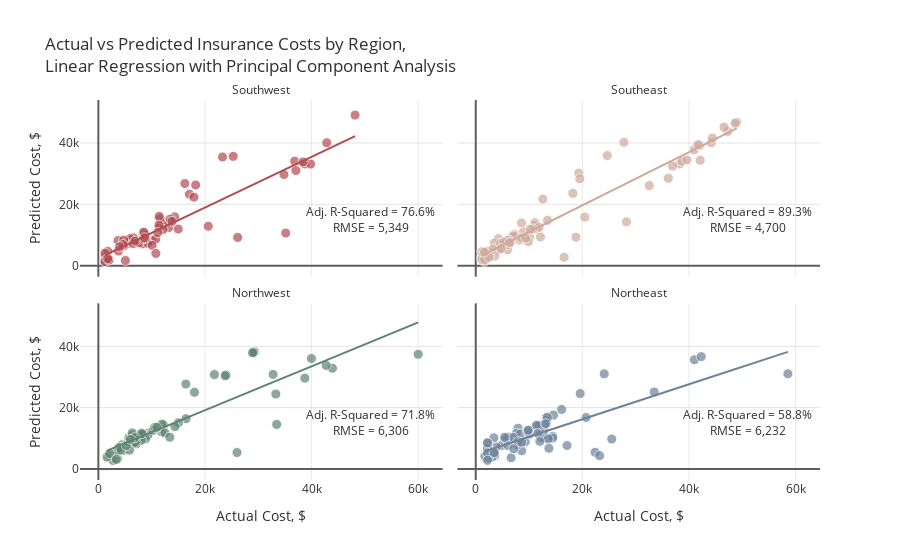

This figure's notebook cell:
### Markdown cell above
# <div style="color:white;display:fill;border-radius:5px;background-color:#84A3C3;overflow:hidden"><p style="padding:20px;color:white;overflow:hidden;font-size:100%;margin:0"><b>5 |</b> Linear Regression with PCA Dimensionality Reduction</p></div>
With the addition of polynomial features, the number of variables in the dataset increases from 5 to 20. Due to the effects of multicollinearity, I will use Principal Component Analysis (PCA) to reduce the correlation between the features in the linear regression models. Principal Component Analysis is a technique that reduces the dimensionality of a data set by transforming variables that are potentially correlated into linearly uncorrelated principal components.

### Code cell
# Dataframe to save results
models=["Linear Regression", "KNN", "SVM", "Gradient Boosting"]
mod_res=pd.DataFrame(columns=["Average RMSE", "Avg. Adjusted R2"], index=models)
regions = ins.region.unique()
s = StandardScaler()

actuals=[]
preds=[]
rmses=[]
r2_scores=[]
adj_r2_scores=[]

for i in regions:
    
    # Filter data by region
    print("\nRegion: {}\n".format(i))
    ins_df = ins[ins.region==i]
    X=ins_df.drop(['charges', 'region'], axis=1)
    y=ins_df.charges
    
    # Add polynomial features
    pf = PolynomialFeatures(degree=2, include_bias=False)
    X_pf = pd.DataFrame(data=pf.fit_transform(X), columns=pf.get_feature_names(X.columns))
    
    # Create training and test sets
    X_train, X_test, y_train, y_test = train_test_split(X_pf, y, test_size=0.2, random_state=1)
    
    # Scale features
    X_train_scaled = s.fit_transform(X_train)
    X_test_scaled = s.transform(X_test)
    
    # PCA
    pca = PCA(.95)
    X_train_pca=pca.fit_transform(X_train_scaled)
    X_test_pca=pca.transform(X_test_scaled)
    print("Number of Principal Components = {}".format(pca.n_components_))
    print("Train Shape:{} {}  Test Shape:{} {}".format(X_train_pca.shape, y_train.shape, X_test_pca.shape, y_test.shape))
    
    # Linear Regression
    lr = LinearRegression().fit(X_train_pca, y_train)
    y_pred=lr.predict(X_test_pca)
    rmse=np.sqrt(mean_squared_error(y_test, y_pred)).round(2)
    r2=r2_score(y_test, y_pred)
    adj_r2 = 1 - (1-r2)*(len(y_test)-1)/(len(y_test)-X_test_pca.shape[1]-1)
    
    actuals.append(pd.Series(y_test, name='actuals').reset_index())
    preds.append(pd.Series(y_pred, name='preds').reset_index(drop=True))
    rmses.append(rmse)
    r2_scores.append(r2)
    adj_r2_scores.append(adj_r2)
    
    print("Test Error (RMSE) = {:,}".format(rmse))
    print("R-Squared = {:.2f}%, Adjusted R-Squared = {:.2f}%".format(r2*100, adj_r2*100))
    if i != 'Northeast':
        print("__________________________")

# Plot results
for i in range(0,4):
    actuals[i].loc[:,'index']=regions[i]
actual = pd.concat([actuals[i] for i in range(4)], axis = 0)
pred = pd.concat([preds[i] for i in range(4)], axis = 0)
df = pd.concat([actual, pred], axis=1).reset_index(drop=True)
col = ["#B14B51", '#D0A99C', '#5D8370','#6C839B']
fig = px.scatter(df, x="actuals", y="preds", color="index", trendline="ols", height=700,
                 title="Actual vs Predicted Insurance Costs by Region,<br>Linear Regression with Principal Component Analysis",
                 color_discrete_sequence=col, opacity=0.7, facet_col='index', facet_col_wrap=2)

fig.for_each_annotation(lambda a: a.update(text=a.text.split("=")[-1]))
fig.add_annotation(text="Adj. R-Squared = {:.1f}%<br>RMSE = {:,.0f}".format(adj_r2_scores[0]*100,rmses[0]),
                   x=51e3,y=15e3, row=2,col=1, showarrow=False)
fig.add_annotation(text="Adj. R-Squared = {:.1f}%<br>RMSE = {:,.0f}".format(adj_r2_scores[1]*100,rmses[1]),
                   x=51e3,y=15e3, row=2,col=2, showarrow=False)
fig.add_annotation(text="Adj. R-Squared = {:.1f}%<br>RMSE = {:,.0f}".format(adj_r2_scores[2]*100,rmses[2]),
                   x=51e3,y=15e3, row=1,col=1, showarrow=False)
fig.add_annotation(text="Adj. R-Squared = {:.1f}%<br>RMSE = {:,.0f}".format(adj_r2_scores[3]*100,rmses[3]),
                   x=51e3,y=15e3, row=1,col=2, showarrow=False)

fig.update_traces(hovertemplate="Actual Cost: %{x:$,.2f}<br>Predicted Cost: %{y:$,.2f}",
                  marker=dict(size=10, line=dict(width=1,color="#F7F7F7")),
                  selector=dict(mode="markers"), showlegend=False)
fig.update_xaxes(title="Actual Cost, $", row=1)
fig.update_xaxes(showgrid=True, gridwidth=1, gridcolor='#EAEAEA',
                 zeroline=True, zerolinewidth=2, zerolinecolor='#5E5E5E')
fig.update_yaxes(title="Predicted Cost, $", col=1)
fig.update_yaxes(showgrid=True, gridwidth=1, gridcolor='#E3E3E3',
                 zeroline=True, zerolinewidth=2, zerolinecolor='#5E5E5E')
fig.update_layout(font_color="#303030", paper_bgcolor="white", plot_bgcolor="white")
fig.show()

### Figure 1 — Plotly figure (JSON) as saved in the notebook; plotly's stock layout.template omitted (floating-point values rounded to 4 significant figures)
{"data": [{"hovertemplate": "Actual Cost: %{x:$,.2f}<br>Predicted Cost: %{y:$,.2f}", "legendgroup": "Southwest", "marker": {"color": "#B14B51", "opacity": 0.7, "symbol": "circle", "line": {"color": "#F7F7F7", "width": 1}, "size": 10}, "mode": "markers", "name": "Southwest", "orientation": "v", "showlegend": false, "x": [3761.0, 11670.0, 6312.0, 14320.0, 11550.0, 5080.0, 8269.0, 3693.0, 36840.0, 13220.0, 23310.0, 35160.0, 12350.0, 10070.0, 5488.0, 38711, 7197.0, 6572.0, 5980.0, 34830.0, 6600.0, 39840.0, 1256.0, 1242.0, 4762.0, 9265.0, 13470.0, 1759.0, 1242.0, 48170.0, 16230.0, 25310.0, 10790.0, 4751.0, 8557.0, 42860.0, 8278.0, 11580.0, 7624.0, 12150.0, 20630.0, 4647.0, 26140.0, 2008.0, 8444.0, 17080.0, 13820.0, 8825.0, 37080.0, 10100.0, 11410.0, 14990.0, 11360.0, 6876.0, 10800.0, 18260.0, 1262.0, 17940.0, 11150.0, 38420.0, 8522.0, 8703.0, 3988.0, 1965.0, 1743.0], "xaxis": "x3", "y": [4749.0, 13330.0, 7583.0, 15920.0, 12520.0, 1687.0, 7105.0, 8204.0, 34080.0, 12450.0, 35440.0, 10630.0, 13940.0, 8197.0, 7163.0, 33190.0, 8343.0, 9079.0, 8811.0, 29720.0, 7232.0, 33130.0, 3290.0, 1410.0, 8344.0, 7285.0, 15180.0, 4676.0, 1323.0, 49110.0, 26790.0, 35640.0, 8684.0, 6399.0, 10970.0, 40100.0, 8584.0, 15370.0, 7492.0, 11790.0, 12860.0, 6900.0, 9193.0, 2091.0, 8762.0, 23290.0, 14450.0, 9915.0, 31030.0, 6624.0, 16090.0, 11940.0, 13190.0, 8020.0, 3993.0, 26320.0, 4100.0, 22340.0, 10800.0, 33840.0, 10790.0, 9097.0, 6162.0, 1808.0, 2304.0], "yaxis": "y3", "type": "scatter"}, {"hovertemplate": "<b>OLS trendline</b><br>preds = 0.826689 * actuals + 2433.4<br>R<sup>2</sup>=0.792960<br><br>index=Southwest<br>actuals=%{x}<br>preds=%{y} <b>(trend)</b><extra></extra>", "legendgroup": "Southwest", "marker": {"color": "#B14B51", "symbol": "circle"}, "mode": "lines", "name": "Southwest", "showlegend": false, "x": [1242.0, 1242.0, 1256.0, 1262.0, 1743.0, 1759.0, 1965.0, 2008.0, 3693.0, 3761.0, 3988.0, 4647.0, 4751.0, 4762.0, 5080.0, 5488.0, 5980.0, 6312.0, 6572.0, 6600.0, 6876.0, 7197.0, 7624.0, 8269.0, 8278.0, 8444.0, 8522.0, 8557.0, 8703.0, 8825.0, 9265.0, 10070.0, 10100.0, 10790.0, 10800.0, 11150.0, 11360.0, 11410.0, 11550.0, 11580.0, 11670.0, 12150.0, 12350.0, 13220.0, 13470.0, 13820.0, 14320.0, 14990.0, 16230.0, 17080.0, 17940.0, 18260.0, 20630.0, 23310.0, 25310.0, 26140.0, 34830.0, 35160.0, 36840.0, 37080.0, 38420.0, 38711, 39840.0, 42860.0, 48170.0], "xaxis": "x3", "y": [3460.0, 3460.0, 3472.0, 3477.0, 3874.0, 3888.0, 4058.0, 4093.0, 5487.0, 5543.0, 5730.0, 6275.0, 6361.0, 6370.0, 6633.0, 6970.0, 7377.0, 7651.0, 7866.0, 7890.0, 8118.0, 8383.0, 8736.0, 9269.0, 9276.0, 9414.0, 9478.0, 9507.0, 9628.0, 9729.0, 10090.0, 10750.0, 10780.0, 11350.0, 11360.0, 11650.0, 11830.0, 11870.0, 11980.0, 12000.0, 12080.0, 12480.0, 12640.0, 13370.0, 13570.0, 13860.0, 14270.0, 14820.0, 15850.0, 16550.0, 17270.0, 17530.0, 19490.0, 21700.0, 23360.0, 24040.0, 31230.0, 31500.0, 32890.0, 33090.0, 34190.0, 34440.0, 35370.0, 37860.0, 42260.0], "yaxis": "y3", "type": "scatter"}, {"hovertemplate": "Actual Cost: %{x:$,.2f}<br>Predicted Cost: %{y:$,.2f}", "legendgroup": "Southeast", "marker": {"color": "#D0A99C", "opacity": 0.7, "symbol": "circle", "line": {"color": "#F7F7F7", "width": 1}, "size": 10}, "mode": "markers", "name": "Southeast", "orientation": "v", "showlegend": false, "x": [44200.0, 6781.0, 5478.0, 32550.0, 1816.0, 11090.0, 11090.0, 13470.0, 47270.0, 10110.0, 38280.0, 19350.0, 1616.0, 40970.0, 1824.0, 7244.0, 36950.0, 42000.0, 6184.0, 20460.0, 7153.0, 2219.0, 8233.0, 4266.0, 19520.0, 27810.0, 16590.0, 5967.0, 4505.0, 3501.0, 4340.0, 5974.0, 3227.0, 11360.0, 12590.0, 6314.0, 5920.0, 12140.0, 3562.0, 4673.0, 46600.0, 2566.0, 41680.0, 8978.0, 48970.0, 24670.0, 8597.0, 38710.0, 1136.0, 18810.0, 1982.0, 1132.0, 6500.0, 1147.0, 8548.0, 39610.0, 11880.0, 48680.0, 44400.0, 18220.0, 28290.0, 9855.0, 10700.0, 5245.0, 1665.0, 2465.0, 9378.0, 10230.0, 36120.0, 4780.0, 6338.0, 42110.0, 1634.0], "xaxis": "x4", "y": [40100.0, 9501.0, 6655.0, 26110.0, 2083.0, 14030.0, 13350.0, 14780.0, 43790.0, 9337.0, 33170.0, 30190.0, 1396.0, 37760.0, 3428.0, 10180.0, 32460.0, 39180.0, 8410.0, 15840.0, 9674.0, 4735.0, 8339.0, 8813.0, 28320.0, 40240.0, 2725.0, 5203.0, 6267.0, 7373.0, 5204.0, 6838.0, 5344.0, 11930.0, 21700.0, 8256.0, 8220.0, 9354.0, 3181.0, 7295.0, 45170.0, 3363.0, 39450.0, 11060.0, 46790.0, 35900.0, 13930.0, 34070.0, 2796.0, 9269.0, 3481.0, 2024.0, 7521.0, 4557.0, 9034.0, 34470.0, 12500.0, 46440.0, 41590.0, 23570.0, 14290.0, 7841.0, 11970.0, 7573.0, 1985.0, 2698.0, 9008.0, 11860.0, 28520.0, 5586.0, 7527.0, 34390.0, 4421.0], "yaxis": "y4", "type": "scatter"}, {"hovertemplate": "<b>OLS trendline</b><br>preds = 0.866193 * actuals + 2334.73<br>R<sup>2</sup>=0.905011<br><br>index=Southeast<br>actuals=%{x}<br>preds=%{y} <b>(trend)</b><extra></extra>", "legendgroup": "Southeast", "marker": {"color": "#D0A99C", "symbol": "circle"}, "mode": "lines", "name": "Southeast", "showlegend": false, "x": [1132.0, 1136.0, 1147.0, 1616.0, 1634.0, 1665.0, 1816.0, 1824.0, 1982.0, 2219.0, 2465.0, 2566.0, 3227.0, 3501.0, 3562.0, 4266.0, 4340.0, 4505.0, 4673.0, 4780.0, 5245.0, 5478.0, 5920.0, 5967.0, 5974.0, 6184.0, 6314.0, 6338.0, 6500.0, 6781.0, 7153.0, 7244.0, 8233.0, 8548.0, 8597.0, 8978.0, 9378.0, 9855.0, 10110.0, 10230.0, 10700.0, 11090.0, 11090.0, 11360.0, 11880.0, 12140.0, 12590.0, 13470.0, 16590.0, 18220.0, 18810.0, 19350.0, 19520.0, 20460.0, 24670.0, 27810.0, 28290.0, 32550.0, 36120.0, 36950.0, 38280.0, 38710.0, 39610.0, 40970.0, 41680.0, 42000.0, 42110.0, 44200.0, 44400.0, 46600.0, 47270.0, 48680.0, 48970.0], "xaxis": "x4", "y": [3315.0, 3319.0, 3328.0, 3734.0, 3750.0, 3777.0, 3908.0, 3915.0, 4051.0, 4257.0, 4470.0, 4558.0, 5130.0, 5367.0, 5420.0, 6030.0, 6094.0, 6237.0, 6383.0, 6475.0, 6878.0, 7080.0, 7463.0, 7503.0, 7510.0, 7692.0, 7804.0, 7825.0, 7965.0, 8209.0, 8530.0, 8609.0, 9466.0, 9739.0, 9781.0, 10110.0, 10460.0, 10870.0, 11090.0, 11190.0, 11610.0, 11940.0, 11940.0, 12180.0, 12630.0, 12850.0, 13240.0, 14000.0, 16700.0, 18120.0, 18620.0, 19100.0, 19240.0, 20060.0, 23700.0, 26420.0, 26840.0, 30530.0, 33630.0, 34340.0, 35490.0, 35860.0, 36650.0, 37830.0, 38430.0, 38710.0, 38810.0, 40620.0, 40790.0, 42700.0, 43280.0, 44500.0, 44750.0], "yaxis": "y4", "type": "scatter"}, {"hovertemplate": "Actual Cost: %{x:$,.2f}<br>Predicted Cost: %{y:$,.2f}", "legendgroup": "Northwest", "marker": {"color": "#5D8370", "opacity": 0.7, "symbol": "circle", "line": {"color": "#F7F7F7", "width": 1}, "size": 10}, "mode": "markers", "name": "Northwest", "orientation": "v", "showlegend": false, "x": [9174.0, 4433.0, 21770.0, 7732.0, 33470.0, 4618.0, 3594.0, 12240.0, 6204.0, 11840.0, 4467.0, 8163.0, 6394.0, 1906.0, 23970.0, 2775.0, 3538.0, 32790.0, 6112.0, 9302.0, 11950.0, 6389.0, 23810.0, 10260.0, 4244.0, 16460.0, 8413.0, 26020.0, 60020.0, 3580.0, 12480.0, 5856.0, 7154.0, 1636.0, 6987.0, 43920.0, 15020.0, 29330.0, 5630.0, 8827.0, 8060.0, 5729.0, 14380.0, 29140.0, 38750.0, 3877.0, 42760.0, 6374.0, 28950.0, 16420.0, 10600.0, 18030.0, 39980.0, 6941.0, 4240.0, 6361.0, 8116.0, 6797.0, 2137.0, 33310.0, 13420.0, 10980.0, 3353.0, 5261.0, 5990.0], "xaxis": "x", "y": [11660.0, 7887.0, 30780.0, 10690.0, 14530.0, 5954.0, 3359.0, 14340.0, 8680.0, 12150.0, 6947.0, 11770.0, 9061.0, 4480.0, 30650.0, 2758.0, 5982.0, 30830.0, 8838.0, 10920.0, 14640.0, 8218.0, 30410.0, 12590.0, 6877.0, 16390.0, 11310.0, 5367.0, 37390.0, 5602.0, 11770.0, 6135.0, 8184.0, 3860.0, 10620.0, 32860.0, 15060.0, 38210.0, 8838.0, 9857.0, 9343.0, 10130.0, 13800.0, 38090.0, 29620.0, 7005.0, 33780.0, 10980.0, 37880.0, 27690.0, 13580.0, 25000.0, 36010.0, 8666.0, 6200.0, 11760.0, 11520.0, 10210.0, 4981.0, 24440.0, 10340.0, 13600.0, 3104.0, 7627.0, 9645.0], "yaxis": "y", "type": "scatter"}, {"hovertemplate": "<b>OLS trendline</b><br>preds = 0.716568 * actuals + 4799.83<br>R<sup>2</sup>=0.751236<br><br>index=Northwest<br>actuals=%{x}<br>preds=%{y} <b>(trend)</b><extra></extra>", "legendgroup": "Northwest", "marker": {"color": "#5D8370", "symbol": "circle"}, "mode": "lines", "name": "Northwest", "showlegend": false, "x": [1636.0, 1906.0, 2137.0, 2775.0, 3353.0, 3538.0, 3580.0, 3594.0, 3877.0, 4240.0, 4244.0, 4433.0, 4467.0, 4618.0, 5261.0, 5630.0, 5729.0, 5856.0, 5990.0, 6112.0, 6204.0, 6361.0, 6374.0, 6389.0, 6394.0, 6797.0, 6941.0, 6987.0, 7154.0, 7732.0, 8060.0, 8116.0, 8163.0, 8413.0, 8827.0, 9174.0, 9302.0, 10260.0, 10600.0, 10980.0, 11840.0, 11950.0, 12240.0, 12480.0, 13420.0, 14380.0, 15020.0, 16420.0, 16460.0, 18030.0, 21770.0, 23810.0, 23970.0, 26020.0, 28950.0, 29140.0, 29330.0, 32790.0, 33310.0, 33470.0, 38750.0, 39980.0, 42760.0, 43920.0, 60020.0], "xaxis": "x", "y": [5972.0, 6166.0, 6331.0, 6788.0, 7203.0, 7335.0, 7365.0, 7375.0, 7578.0, 7838.0, 7841.0, 7977.0, 8000.0, 8109.0, 8570.0, 8834.0, 8905.0, 8996.0, 9092.0, 9180.0, 9245.0, 9358.0, 9367.0, 9378.0, 9381.0, 9670.0, 9773.0, 9806.0, 9926.0, 10340.0, 10580.0, 10620.0, 10650.0, 10830.0, 11130.0, 11370.0, 11470.0, 12160.0, 12400.0, 12670.0, 13280.0, 13360.0, 13570.0, 13740.0, 14410.0, 15110.0, 15560.0, 16570.0, 16590.0, 17720.0, 20400.0, 21860.0, 21970.0, 23440.0, 25540.0, 25680.0, 25820.0, 28290.0, 28670.0, 28780.0, 32560.0, 33450.0, 35440.0, 36270.0, 47810.0], "yaxis": "y", "type": "scatter"}, {"hovertemplate": "Actual Cost: %{x:$,.2f}<br>Predicted Cost: %{y:$,.2f}", "legendgroup": "Northeast", "marker": {"color": "#6C839B", "opacity": 0.7, "symbol": "circle", "line": {"color": "#F7F7F7", "width": 1}, "size": 10}, "mode": "markers", "name": "Northeast", "orientation": "v", "showlegend": false, "x": [58570.0, 41030.0, 13130.0, 17130.0, 13220.0, 42300.0, 8628.0, 11510.0, 13230.0, 12730.0, 3559.0, 14590.0, 13020.0, 6113.0, 4847.0, 14450.0, 9282.0, 5595.0, 2204.0, 6641.0, 12320.0, 7935.0, 3858.0, 1712.0, 2727.0, 7639.0, 3044.0, 25520.0, 11940.0, 3393.0, 14450.0, 33480.0, 20710.0, 8334.0, 2218.0, 11880.0, 11390.0, 10070.0, 2396.0, 7730.0, 2211.0, 3385.0, 24110.0, 2206.0, 9723.0, 13620.0, 11660.0, 6067.0, 19590.0, 2217.0, 22400.0, 12030.0, 9866.0, 16120.0, 7050.0, 5429.0, 13430.0, 2196.0, 7986.0, 13730.0, 3482.0, 13140.0, 23240.0, 7134.0, 8606.0], "xaxis": "x2", "y": [31030.0, 35620.0, 10180.0, 7659.0, 16790.0, 36630.0, 5919.0, 13910.0, 15830.0, 12530.0, 4328.0, 17560.0, 14910.0, 10380.0, 7699.0, 10680.0, 8881.0, 9935.0, 4646.0, 3638.0, 10190.0, 13320.0, 7174.0, 4129.0, 6016.0, 11580.0, 3852.0, 9755.0, 12370.0, 10140.0, 10080.0, 25120.0, 16780.0, 11420.0, 8534.0, 14190.0, 14280.0, 11360.0, 3534.0, 7825.0, 6657.0, 5474.0, 31020.0, 5242.0, 12350.0, 9795.0, 11550.0, 7602.0, 24590.0, 8494.0, 5448.0, 9004.0, 12700.0, 19410.0, 10240.0, 10330.0, 16770.0, 2810.0, 8891.0, 6740.0, 5233.0, 14700.0, 4326.0, 6581.0, 8695.0], "yaxis": "y2", "type": "scatter"}, {"hovertemplate": "<b>OLS trendline</b><br>preds = 0.569433 * actuals + 4826.1<br>R<sup>2</sup>=0.641782<br><br>index=Northeast<br>actuals=%{x}<br>preds=%{y} <b>(trend)</b><extra></extra>", "legendgroup": "Northeast", "marker": {"color": "#6C839B", "symbol": "circle"}, "mode": "lines", "name": "Northeast", "showlegend": false, "x": [1712.0, 2196.0, 2204.0, 2206.0, 2211.0, 2217.0, 2218.0, 2396.0, 2727.0, 3044.0, 3385.0, 3393.0, 3482.0, 3559.0, 3858.0, 4847.0, 5429.0, 5595.0, 6067.0, 6113.0, 6641.0, 7050.0, 7134.0, 7639.0, 7730.0, 7935.0, 7986.0, 8334.0, 8606.0, 8628.0, 9282.0, 9723.0, 9866.0, 10070.0, 11390.0, 11510.0, 11660.0, 11880.0, 11940.0, 12030.0, 12320.0, 12730.0, 13020.0, 13130.0, 13140.0, 13220.0, 13230.0, 13430.0, 13620.0, 13730.0, 14450.0, 14450.0, 14590.0, 16120.0, 17130.0, 19590.0, 20710.0, 22400.0, 23240.0, 24110.0, 25520.0, 33480.0, 41030.0, 42300.0, 58570.0], "xaxis": "x2", "y": [5801.0, 6077.0, 6081.0, 6082.0, 6085.0, 6089.0, 6089.0, 6191.0, 6379.0, 6560.0, 6754.0, 6758.0, 6809.0, 6852.0, 7023.0, 7586.0, 7917.0, 8012.0, 8281.0, 8307.0, 8607.0, 8841.0, 8888.0, 9176.0, 9228.0, 9345.0, 9373.0, 9572.0, 9727.0, 9739.0, 10110.0, 10360.0, 10440.0, 10560.0, 11310.0, 11380.0, 11460.0, 11590.0, 11620.0, 11680.0, 11840.0, 12080.0, 12240.0, 12300.0, 12310.0, 12360.0, 12360.0, 12470.0, 12580.0, 12640.0, 13050.0, 13060.0, 13130.0, 14000.0, 14580.0, 15980.0, 16620.0, 17580.0, 18060.0, 18550.0, 19360.0, 23890.0, 28190.0, 28920.0, 38180.0], "yaxis": "y2", "type": "scatter"}], "layout": {"xaxis": {"anchor": "y", "domain": [0, 0.49], "title": {"text": "Actual Cost, $"}, "showgrid": true, "gridwidth": 1, "gridcolor": "#EAEAEA", "zeroline": true, "zerolinewidth": 2, "zerolinecolor": "#5E5E5E", "type": "linear", "range": [-4664.0, 74060.0], "autorange": true}, "yaxis": {"anchor": "x", "domain": [0, 0.465], "title": {"text": "Predicted Cost, $"}, "showgrid": true, "gridwidth": 1, "gridcolor": "#E3E3E3", "zeroline": true, "zerolinewidth": 2, "zerolinecolor": "#5E5E5E", "type": "linear", "range": [-2950.0, 53380.0], "autorange": true}, "xaxis2": {"anchor": "y2", "domain": [0.51, 1], "matches": "x", "title": {"text": "Actual Cost, $"}, "showgrid": true, "gridwidth": 1, "gridcolor": "#EAEAEA", "zeroline": true, "zerolinewidth": 2, "zerolinecolor": "#5E5E5E", "type": "linear", "range": [-4664.0, 74060.0], "autorange": true}, "yaxis2": {"anchor": "x2", "domain": [0, 0.465], "matches": "y", "showticklabels": false, "showgrid": true, "gridwidth": 1, "gridcolor": "#E3E3E3", "zeroline": true, "zerolinewidth": 2, "zerolinecolor": "#5E5E5E", "type": "linear", "range": [-2950.0, 53380.0], "autorange": true}, "xaxis3": {"anchor": "y3", "domain": [0, 0.49], "matches": "x", "showticklabels": false, "showgrid": true, "gridwidth": 1, "gridcolor": "#EAEAEA", "zeroline": true, "zerolinewidth": 2, "zerolinecolor": "#5E5E5E", "type": "linear", "range": [-4664.0, 74060.0], "autorange": true}, "yaxis3": {"anchor": "x3", "domain": [0.535, 1.0], "matches": "y", "title": {"text": "Predicted Cost, $"}, "showgrid": true, "gridwidth": 1, "gridcolor": "#E3E3E3", "zeroline": true, "zerolinewidth": 2, "zerolinecolor": "#5E5E5E", "type": "linear", "range": [-2950.0, 53380.0], "autorange": true}, "xaxis4": {"anchor": "y4", "domain": [0.51, 1], "matches": "x", "showticklabels": false, "showgrid": true, "gridwidth": 1, "gridcolor": "#EAEAEA", "zeroline": true, "zerolinewidth": 2, "zerolinecolor": "#5E5E5E", "type": "linear", "range": [-4664.0, 74060.0], "autorange": true}, "yaxis4": {"anchor": "x4", "domain": [0.535, 1.0], "matches": "y", "showticklabels": false, "showgrid": true, "gridwidth": 1, "gridcolor": "#E3E3E3", "zeroline": true, "zerolinewidth": 2, "zerolinecolor": "#5E5E5E", "type": "linear", "range": [-2950.0, 53380.0], "autorange": true}, "annotations": [{"showarrow": false, "text": "Northwest", "x": 0.245, "xanchor": "center", "xref": "paper", "y": 0.465, "yanchor": "bottom", "yref": "paper"}, {"showarrow": false, "text": "Northeast", "x": 0.755, "xanchor": "center", "xref": "paper", "y": 0.465, "yanchor": "bottom", "yref": "paper"}, {"showarrow": false, "text": "Southwest", "x": 0.245, "xanchor": "center", "xref": "paper", "y": 1.0, "yanchor": "bottom", "yref": "paper"}, {"showarrow": false, "text": "Southeast", "x": 0.755, "xanchor": "center", "xref": "paper", "y": 1.0, "yanchor": "bottom", "yref": "paper"}, {"showarrow": false, "text": "Adj. R-Squared = 76.6%<br>RMSE = 5,349", "x": 51000, "xref": "x3", "y": 15000, "yref": "y3"}, {"showarrow": false, "text": "Adj. R-Squared = 89.3%<br>RMSE = 4,700", "x": 51000, "xref": "x4", "y": 15000, "yref": "y4"}, {"showarrow": false, "text": "Adj. R-Squared = 71.8%<br>RMSE = 6,306", "x": 51000, "xref": "x", "y": 15000, "yref": "y"}, {"showarrow": false, "text": "Adj. R-Squared = 58.8%<br>RMSE = 6,232", "x": 51000, "xref": "x2", "y": 15000, "yref": "y2"}], "legend": {"title": {"text": "index"}, "tracegroupgap": 0}, "title": {"text": "Actual vs Predicted Insurance Costs by Region,<br>Linear Regression with Principal Component Analysis"}, "font": {"color": "#303030"}, "paper_bgcolor": "white", "plot_bgcolor": "white", "autosize": true}}
